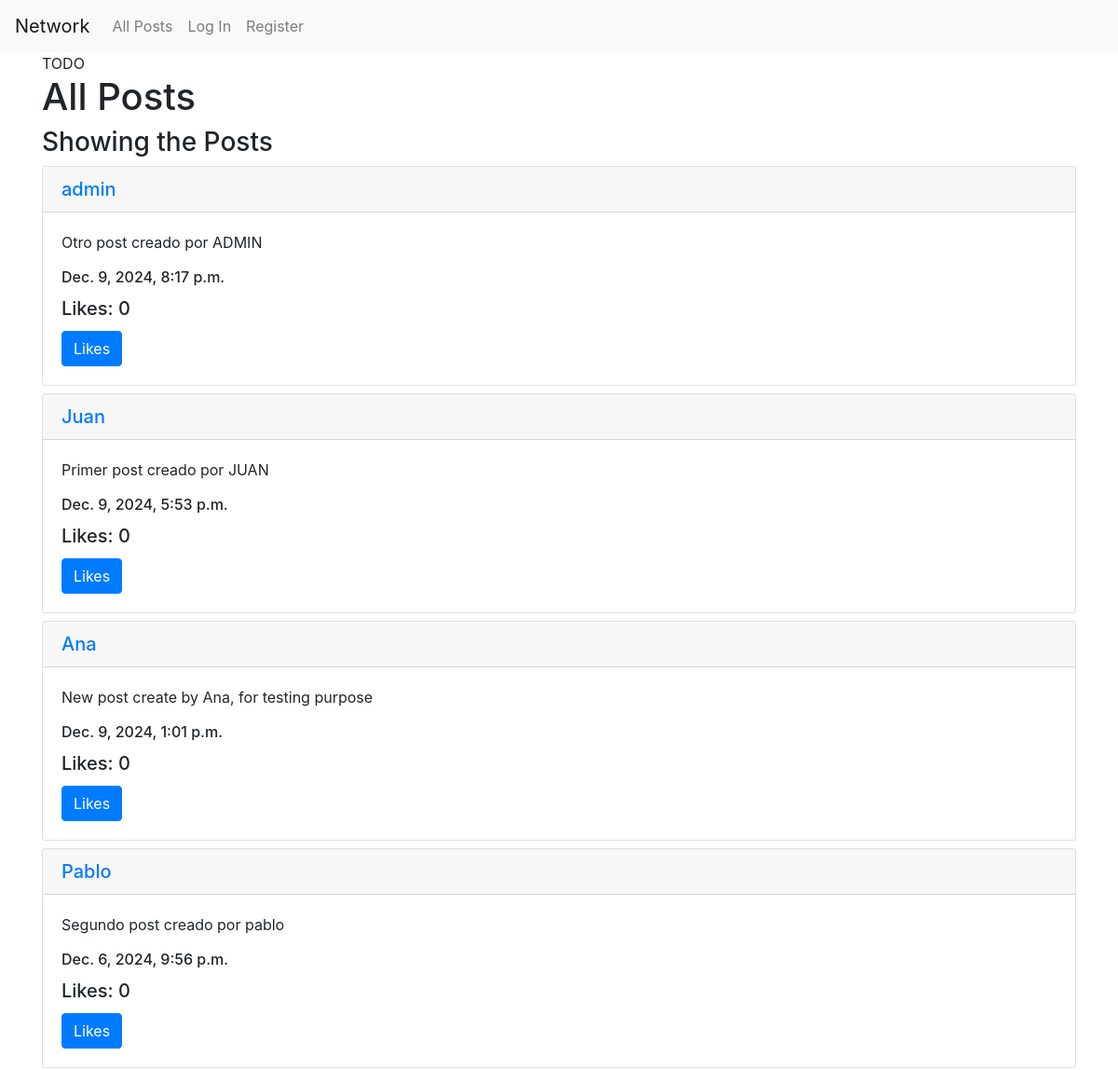
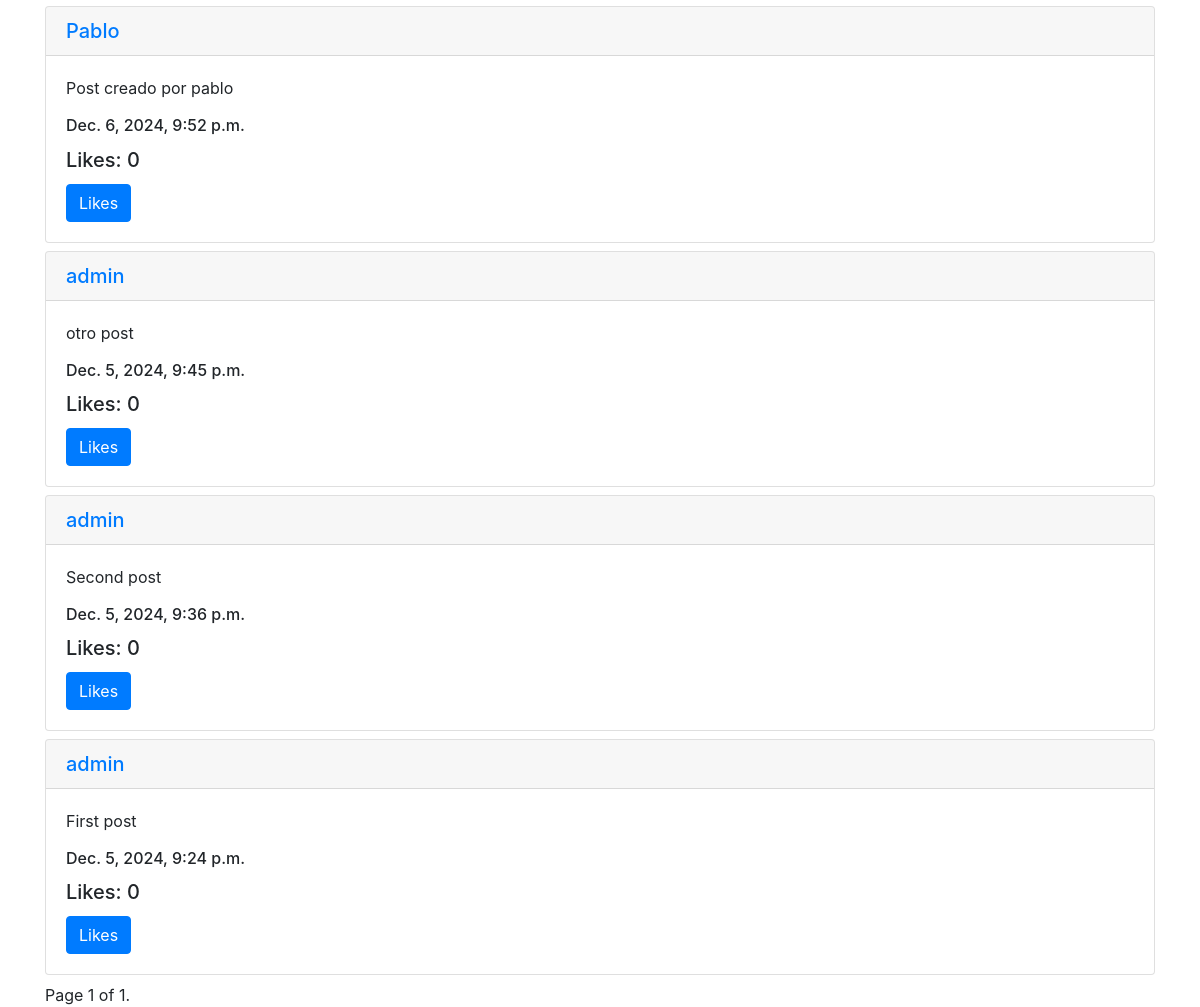
Before: /all-posts?page=2 with the older database file (2 pictures, top to bottom).
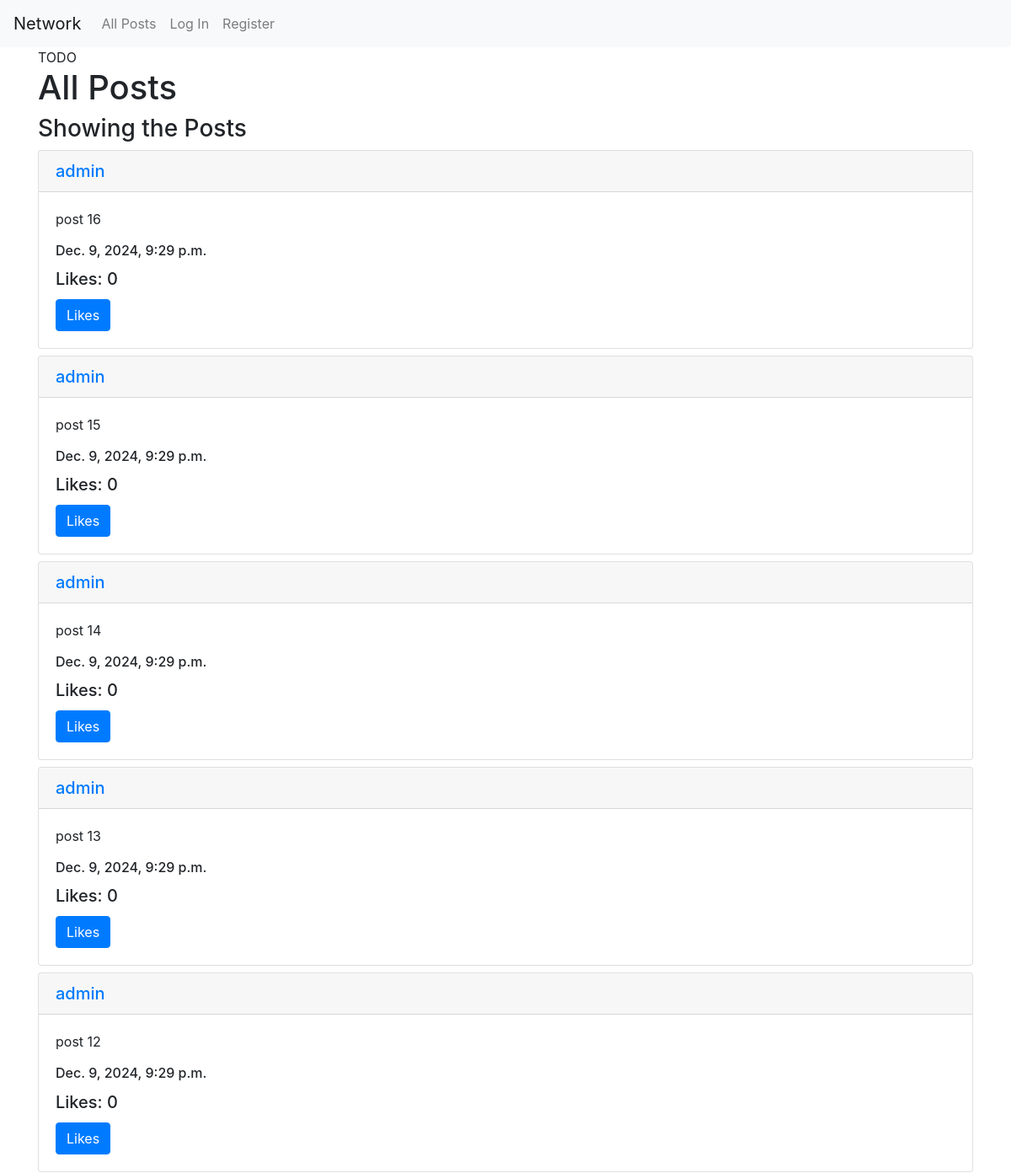
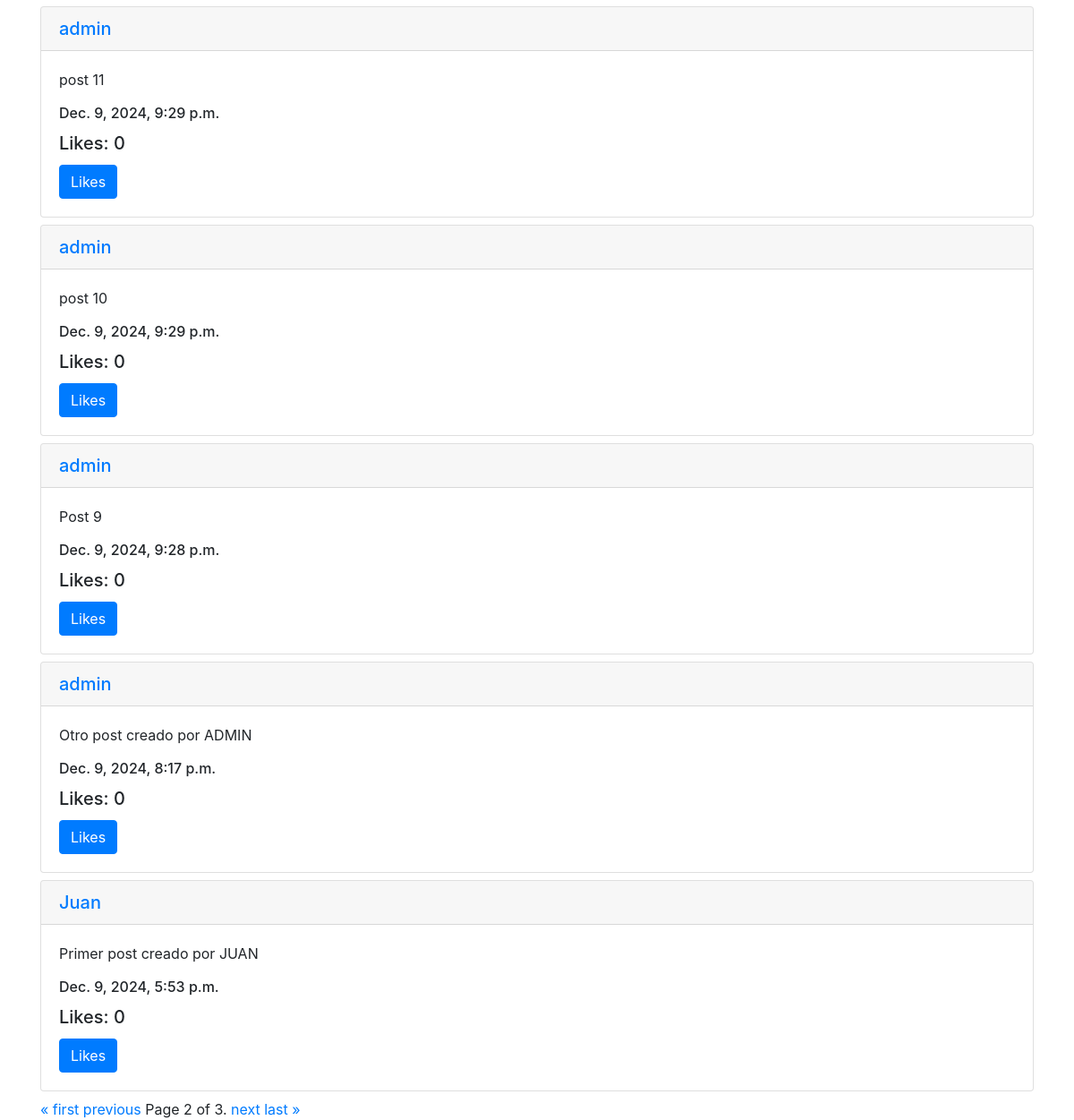
After: the same page with the newer database file (2 pictures, top to bottom).
### network/models.py (models this page shows)
class Post(models.Model):
    user = models.ForeignKey(User, on_delete=models.CASCADE, related_name="posts")
    content = models.TextField()
    timestamp = models.DateTimeField(default=now)
    likes = models.ManyToManyField(User, related_name="liked_posts", blank=True)
    def like_count(self):
        return self.likes.count()
    def __str__(self):
        return f"{self.user.username} - {self.content[:30]}"
    def serialize(self):
        return {
            "id": self.id,
            "user": self.user.username,
            "content": self.content,
        }

class User(AbstractUser):
    pass

### network/views.py (the view)
# urls.py: path("all-posts", views.all_posts, name="all_posts"),
def all_posts(request):
    posts = Post.objects.all().order_by("-timestamp")
    paginator = Paginator(posts, 10)
    page_number = request.GET.get("page")
    list_posts = paginator.get_page(page_number)
    print(posts)
    posts_json = Post.objects.all().values()
    print(posts_json)
    print(" ------------------- ")
    posts_serialize = [post.serialize() for post in posts]
    print(posts_serialize)
    print(" ------       --------       ----- ")
    users = User.objects.all()
    print(users)
    users_json = User.objects.all().values()
    print(users_json)
    return render(request, "network/all_posts.html", {
        "posts": list_posts,
    })

### network/templates/network/all_posts.html
{% extends "network/layout.html" %}
{% block body %}
    <div  class="container">
    TODO
    <h1>All Posts</h1>
    <div id="posts-container">
        <h3>Showing the Posts</h3>
      {% for post in posts %}
      <div class="card my-2">
        <a href="{% url 'profile_page' post.user.username %}">
          <h5 class="card-header">{{post.user.username}}</h5>
        </a>
        <div class="card-body">
            <p class="card-text">{{post.content}}</p>
            <h6 class="card-title">{{post.timestamp}}</h6>
          <h5 class="card-title">Likes: {{post.like_count}}</h5>
          <button class="btn btn-primary">Likes</button>
        </div>
      </div>
      {% endfor %}
      <div class="pagination">
        <span class="step-links">
            {% if posts.has_previous %}
                <a href="?page=1">&laquo; first</a>
                <a href="?page={{ posts.previous_page_number }}">previous</a>
            {% endif %}
            <span class="current">
                Page {{ posts.number }} of {{ posts.paginator.num_pages }}.
            </span>
            {% if posts.has_next %}
                <a href="?page={{ posts.next_page_number }}">next</a>
                <a href="?page={{ posts.paginator.num_pages }}">last &raquo;</a>
            {% endif %}
        </span>
    </div>
    </div>
    </div>
{% endblock %}

Changed rows visible on the page:
no longer on this page (row unchanged): Post: user.username "Ana", content "New post create by Ana, for testing purpose", timestamp "Dec. 9, 2024, 1:01 p.m.", like_count "0"
no longer on this page (row unchanged): Post: user.username "Pablo", content "Segundo post creado por pablo", timestamp "Dec. 6, 2024, 9:56 p.m.", like_count "0"
no longer on this page (row unchanged): Post: user.username "Pablo", content "Post creado por pablo", timestamp "Dec. 6, 2024, 9:52 p.m.", like_count "0"
no longer on this page (row unchanged): Post: user.username "admin", content "otro post", timestamp "Dec. 5, 2024, 9:45 p.m.", like_count "0"
no longer on this page (row unchanged): Post: user.username "admin", content "Second post", timestamp "Dec. 5, 2024, 9:36 p.m.", like_count "0"
no longer on this page (row unchanged): Post: user.username "admin", content "First post", timestamp "Dec. 5, 2024, 9:24 p.m.", like_count "0"
added Post: user.username "admin", content "post 16", timestamp "Dec. 9, 2024, 9:29 p.m.", like_count "0"
added Post: user.username "admin", content "post 15", timestamp "Dec. 9, 2024, 9:29 p.m.", like_count "0"
added Post: user.username "admin", content "post 14", timestamp "Dec. 9, 2024, 9:29 p.m.", like_count "0"
added Post: user.username "admin", content "post 13", timestamp "Dec. 9, 2024, 9:29 p.m.", like_count "0"
added Post: user.username "admin", content "post 12", timestamp "Dec. 9, 2024, 9:29 p.m.", like_count "0"
added Post: user.username "admin", content "post 11", timestamp "Dec. 9, 2024, 9:29 p.m.", like_count "0"
added Post: user.username "admin", content "post 10", timestamp "Dec. 9, 2024, 9:29 p.m.", like_count "0"
added Post: user.username "admin", content "Post 9", timestamp "Dec. 9, 2024, 9:28 p.m.", like_count "0"
Other visible differences:
{{ posts.number }}: "1" → "2"
{{ posts.paginator.num_pages }}: "1" → "3"
text now shown: "« first previous next last »"
